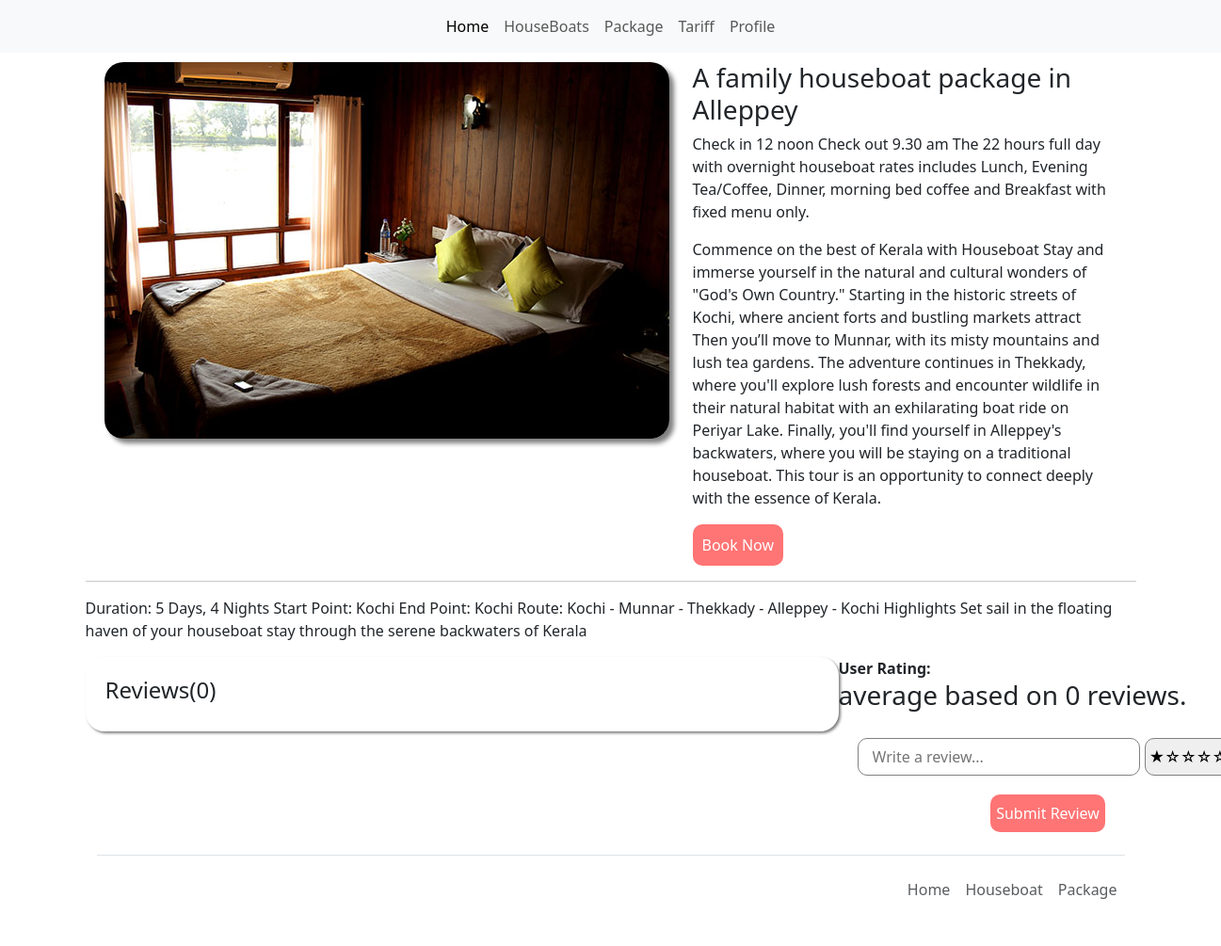
Page /test/detail1 on the earlier database version.
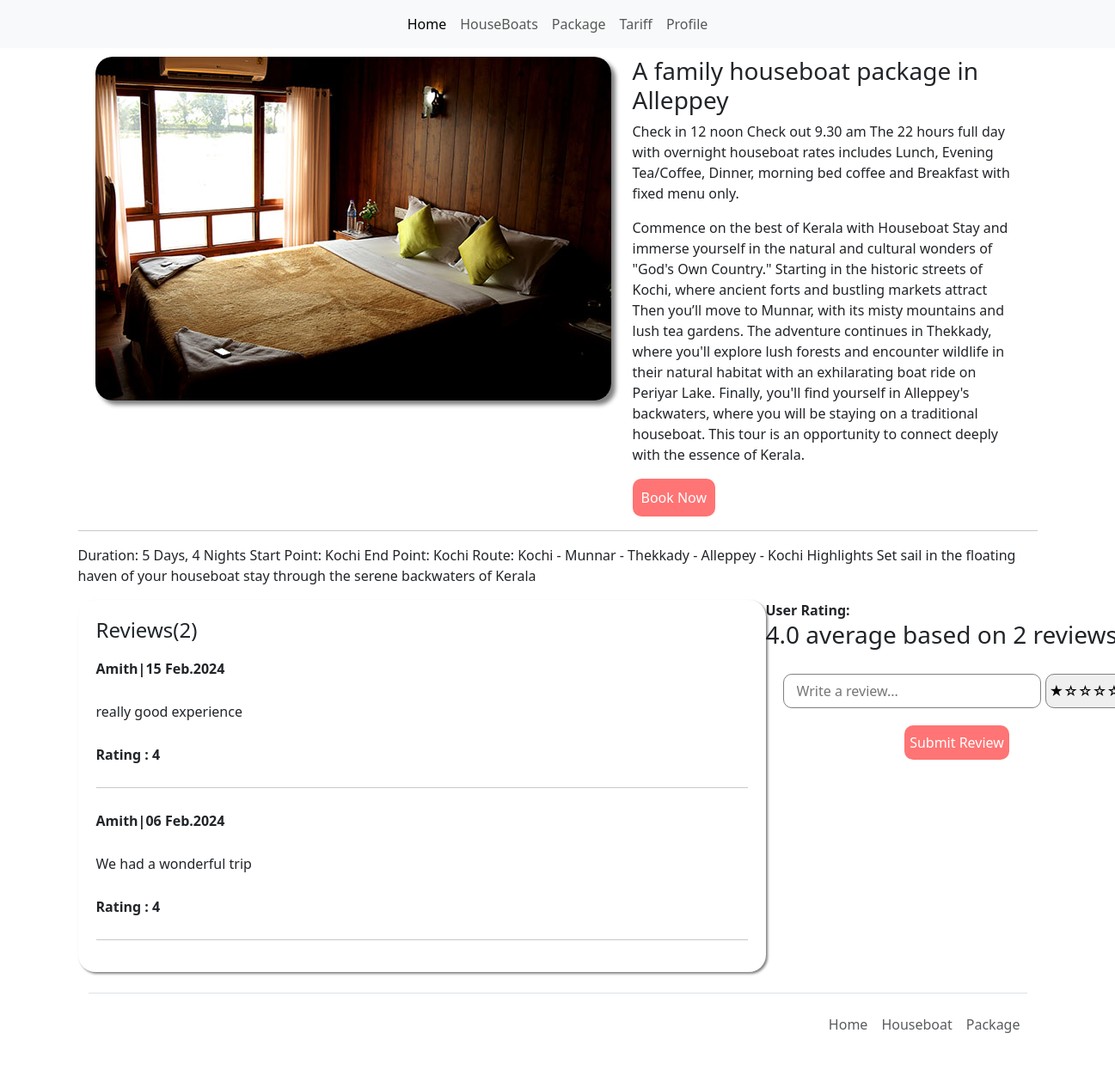
Same page on the later database version.
### imagetst/models.py (models this page shows, shortened)
class Package(models.Model):
    image = models.ImageField(upload_to='slide_img', null=True)
    title = models.CharField(max_length=150)
    description = models.TextField(null= True,blank=True)
    main_des = models.TextField(null= True,blank=True)
    about_destination = models.TextField(null= True,blank=True)
    quick_facts = models.TextField(null= True,blank=True)

class PackageReview(models.Model):
    user = models.ForeignKey(User,on_delete=models.SET_NULL, null=True)
    package = models.ForeignKey(Package,on_delete=models.SET_NULL, null=True,related_name="review")
    review = models.TextField(null=True)
    rating = models.IntegerField(choices=RATING, default=None)
    date = models.DateTimeField(auto_now_add=True)

### imagetst/views.py (the view)
# urls.py: path('detail<int:id>',views.package_detail_pg,name='package_detail'),
def package_detail_pg(request,id):
    package = Package.objects.get(id=id)
    reviews = PackageReview.objects.filter(package=package).order_by("-date")
    average_review = PackageReview.objects.filter(package=package).aggregate(rating=Avg('rating'))
    if request.method == 'POST':
        form = ReviewForm(request.POST or None)
        if form.is_valid():
            review = PackageReview.objects.create(
                user = request.user,
                package = package,
                review = request.POST['review'],
                rating = request.POST['rating']
            )
            review.save()
            return redirect('package_detail',id=id)
    else:
        form = ReviewForm()
    context = {
        'detail_pg':package,
        'reviews':reviews,
        'form':form,
        'average_review':average_review
    }
    return render(request, 'detail.html',context)

### imagetst/forms.py
class ReviewForm(forms.ModelForm):
    RATING = (
    (1,"★☆☆☆☆"),
    (2,"★★☆☆☆"),
    (3,"★★★☆☆"),
    (4,"★★★★☆"),
    (5,"★★★★★")
)
    review = forms.CharField(
        widget=forms.TextInput(
        attrs={
            'placeholder':'Write a review...',
            'class': 'rev-inp'
        }
    ))
    rating = forms.ChoiceField(
        choices=RATING,
        widget=forms.Select(
        attrs={
            'class': 'rating'
        }
    ))
    class Meta:
        model = PackageReview
        fields = ['review', 'rating']

### template/detail.html (shortened to what this page needs)
{% load static %}
<!DOCTYPE html>
<html lang="en">
<head>
    <link rel="stylesheet" href="{% static  'css/detail.css' %}" />
    <link href="https://cdn.jsdelivr.net/npm/bootstrap@5.3.2/dist/css/bootstrap.min.css" rel="stylesheet">
    <link rel="stylesheet" href="https://cdnjs.cloudflare.com/ajax/libs/font-awesome/4.7.0/css/font-awesome.min.css">
</head>
<header>
    <nav class="navbar navbar-expand-lg navbar-light bg-body-tertiary">
        <div class="container-fluid">
          <div
            class="collapse navbar-collapse justify-content-center"
            id="navbarCenteredExample"
          >
            <ul class="navbar-nav mb-2 mb-lg-0">
              <li class="nav-item">
                <a class="nav-link active" aria-current="page" href="{% url 'home' %}">Home</a>
              </li>
              <li class="nav-item">
                <a class="nav-link" href="{% url 'houseboat' %}">HouseBoats</a>
              </li>
              <li class="nav-item">
                <a class="nav-link" href="{% url 'package' %}">Package</a>
              </li>
              <li class="nav-item">
                <a class="nav-link" href="{% url 'tariff' %}">Tariff</a>
              </li>
              <li class="nav-item">
                <a class="nav-link" href="{% url 'profile' %}">Profile</a>
              </li>
          </div>
        </div>
      </nav>
</header>
<body>
    <div class="container">
        <div class="wrapper">
            <div class="right">
                <img src="/test/{{detail_pg.image}}" alt="">
            </div>
            <div class="left">
                <h3>{{detail_pg.title}}</h3>
                <p>{{detail_pg.description}}</p>
                <p>{{detail_pg.about_destination}}</p>
                <button>
                    <a href="{% url 'booking' %}">Book Now</a>
                </button>
            </div>
        </div>
        <hr>
        <p>{{detail_pg.quick_facts}}</p>
        <div class="review">
          <div class="details">
            <div class="form">
              <div class="heading">
                <h4>Reviews({{reviews.count}})</h4>
              </div>
              {% for i in reviews %}
              <div class="prof">
                <strong>{{i.user.username|title}}|{{i.date|date:"d M.Y"}}</strong>
              </div>
              <p>{{i.review}}</p>
              <strong>Rating : {{i.rating}}</strong>
              <hr>
              {% endfor %}
            </div>
          </div>
          <div class="details-r">
            <strong><span class="heading">User Rating: </span></strong>
            <h3>{{average_review.rating|floatformat:1}}  average based on {{reviews.count}} reviews.</h3>
            <form method="post">
              <div class="items">
                <div class="sb-1">
                {{form.review}}
                </div>
                <div class="rate">
                  {{form.rating}}
                </div>
              </div>
              <input class="submit" type="submit"  value="Submit Review"/>
            </form>
        </div>
    </div>
</body>
{% include 'footer.html' %}
</html>

### template/footer.html (shortened to what this page needs)
<!DOCTYPE html>
<html lang="en">
<head>
    <link href="https://cdn.jsdelivr.net/npm/bootstrap@5.3.2/dist/css/bootstrap.min.css" rel="stylesheet">
</head>
<body>
</body>
<div class="container">
        <footer class="d-flex flex-wrap justify-content-between align-items-center py-3 my-4 border-top">
          <a href="/" class="col-md-4 d-flex align-items-center justify-content-center mb-3 mb-md-0 me-md-auto link-body-emphasis text-decoration-none">
            <svg class="bi me-2" width="40" height="32"><use xlink:href="#bootstrap"></use></svg>
          </a>
          <ul class="nav col-md-4 justify-content-end">
            <li class="nav-item"><a href="{% url 'home' %}" class="nav-link px-2 text-body-secondary">Home</a></li>
            <li class="nav-item"><a href="{% url 'houseboat' %}" class="nav-link px-2 text-body-secondary">Houseboat</a></li>
            <li class="nav-item"><a href="{% url 'package' %}" class="nav-link px-2 text-body-secondary">Package</a></li>
          </ul>
        </footer>
      </div>
</html>

### static/css/detail.css (style rules this page uses)
body { margin: 0; padding: 0; box-sizing: border-box; font-family: 'poppins'; }
.wrapper { display: flex; gap: 25px; margin: 10px 20px; }
.right img { border-radius: 20px; box-shadow: 5px 5px 5px grey; }
.left button { background-color: #ff6c6cf1; border: none; border-radius: 10px; padding: 10px; }
.left button a { color: white; text-decoration: none; }
.form { display: flex; flex-direction: column; gap: 10px; width: 800px; border: .1px solid transparent; border-radius: 20px; box-shadow: 2px 2px 3px grey; padding: 20px; }
.rev-inp { width: 300px; height: 40px; border: 1px solid grey; border-radius: 10px; padding: 15px; }
.sb-1 { display: flex; gap: 10px; }
.items { display: flex; padding: 20px; gap: 5px; }
.submit { height: 40px; border: none; border-radius: 10px; background-color: #ff6c6cf1; color: white; }
.rating { width: 100px; height: 40px; border: .1px solid grey; border-radius: 10px; }
.review { display: flex; justify-content: space-around; }
form { display: flex; flex-direction: column; align-items: center; }

Differences in the rows shown:
added PackageReview: user.username "Amith", date "15 Feb.2024", review "really good experience", rating "4"
added PackageReview: user.username "Amith", date "06 Feb.2024", review "We had a wonderful trip", rating "4"
Other differences:
{{ reviews.count }}: "0" → "2"
{{ average_review.rating|floatformat:1 }}: (not shown) → "4.0"
